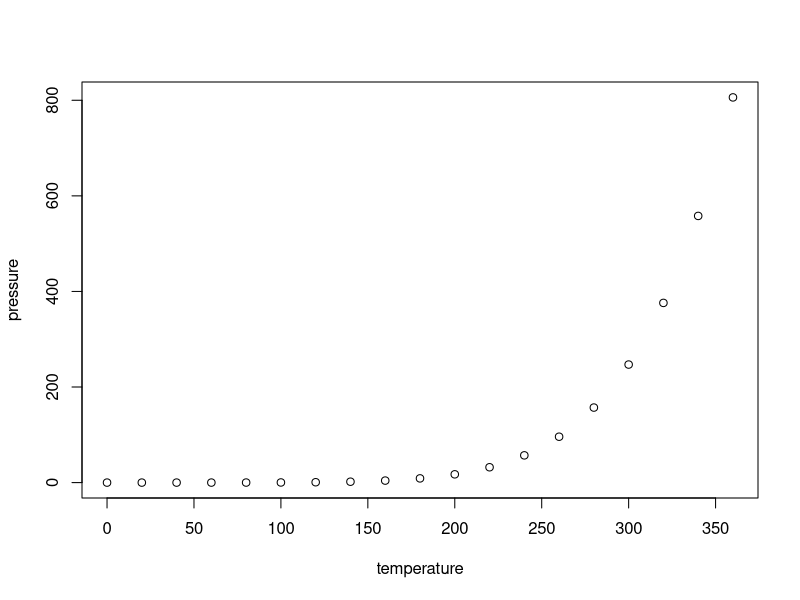
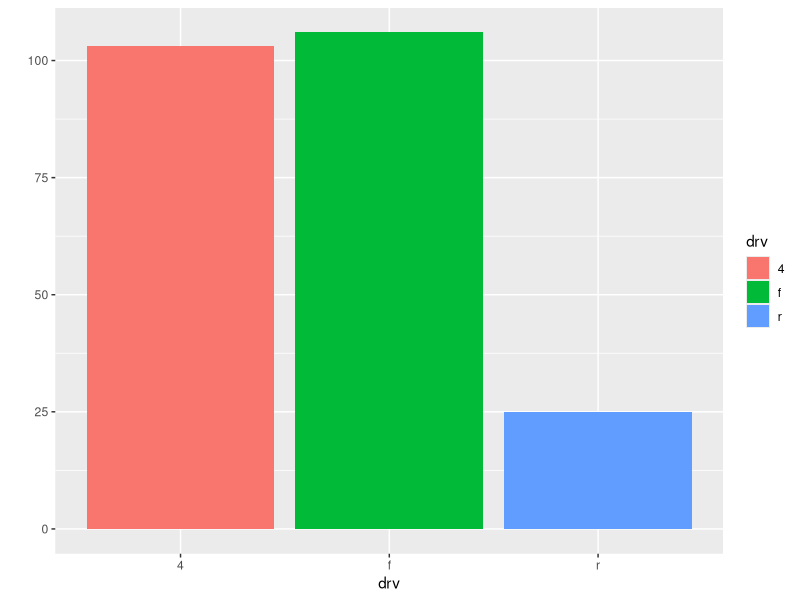

Recreate these plots in R, in order.
## ---- chunk 1
knitr::opts_chunk$set(echo = TRUE)
## ---- chunk 2
summary(cars)
## ---- chunk 3
plot(pressure)
## ---- chunk 4
anscombe
## ---- chunk 5
library(ggplot2)
qplot(data=mpg, x= drv, fill=drv)
